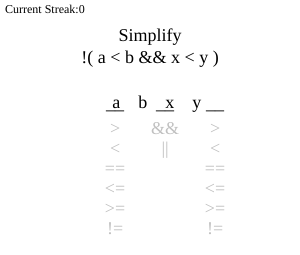
Frame 1 (no input)
Frame 60 (no input): identical to frame 1, image omitted
Frame 120 (the mouse pressed at the canvas centre since frame 60): identical to frame 1, image omitted

The p5.js sketch that drew this single still picture (run headless with seeded random() and noise() and a simulated clock; from frame 60 on, the mouse is pressed at the canvas centre):

// p5.js sketch
// ── sketch.js
function setup() {
  createCanvas(300, 255);
  chal = createCheckbox("Challenge Mode",true);
  chal.style("font-family", "Consolas,Lucida Console,courier,monaco,monospace");
  chal.style("font-size", "10pt");
  chal.hide();
  

  ops = [];
  ops.push(
    new op(">", "<=", (a, b) => {
      return a > b;
    })
  );
  ops.push(
    new op("<", ">=", (a, b) => {
      return a < b;
    })
  );
  ops.push(
    new op("==", "!=", (a, b) => {
      return a == b;
    })
  );
  ops.push(
    new op("<=", ">", (a, b) => {
      return a <= b;
    })
  );
  ops.push(
    new op(">=", "<", (a, b) => {
      return a >= b;
    })
  );
  ops.push(
    new op("!=", "==", (a, b) => {
      return a != b;
    })
  );

  initQuestion();

  streak = 0;
  longestStreak = -1;

  // showSolution = false;
}

function draw() {
  background(255);
  fill(0);
  textAlign(CENTER, CENTER);
  textFont("Consolas,Lucida Console,courier,monaco,monospace");
  textSize(18);

  text(
    `Simplify\n!( ${signA.toString("a", "b")} ${andOr.sign} ${signB.toString(
      "x",
      "y"
    )} )\n\n   a    b    x    y`,
    width / 2,
    70
  );

  solA.paint();
  solB.paint();
  midSol.paint();
  textSize(14);
  rectMode(CENTER);
  //  text(flipA.sign +" "+ solA.sel +" "+  flipB.sign+" "+ solB.sel+" "+checkSol(), 150,250);
  if (solReady()) {
    noFill();
    
    rect(160, 150, 90, 30); //115 205  135  165
    fill(0);
    text(buttonText, 160, 150);
  }

  if (chal.checked()) {
    fill(0);
    textAlign(LEFT, CENTER);
    textSize(12);
    text("Current Streak:" + streak, 5, 10);
    if(longestStreak != -1)
    text("Longest Streak:" + longestStreak, 175, 10);
    textAlign(CENTER, CENTER);
  }

  if (showSolution) {
    fill(222, 0, 0);
    textSize(18);
    text(
      `${flipA.toString("a", "b")} ${andOrFlip.sign} ${flipB.toString(
        "x",
        "y"
      )}`,
      width / 2 + 10,
      190
    );
  }
}

function mousePressed() {
  if (mouseX < 205 && mouseX > 115 && mouseY > 135 && mouseY < 165) {
    if (solReady()) {
      if (showSolution) {
        initQuestion();
      } else if (checkSol()) {
        initQuestion();
        streak++;
        // buttonText = "Correct!"
      } else {
        if(streak>0)
        longestStreak = max(longestStreak,streak);
        streak = 0;
        showSolution = true;
        buttonText = "Next";
      }
      return;
    }
  }  
    solA.mousePressed();
    solB.mousePressed();
    midSol.mousePressed();
  
}

function initQuestion() {
  signA = random(ops);
  signB = random(ops);

  flipA = signA.flipped();
  flipB = signB.flipped();

  andOr = new op("&&", "||", (a, b) => {
    return a && b;
  });
  andOrFlip = new op("||", "&&", (a, b) => {
    return a || b;
  });
  if (random() < 0.5) {
    let x = andOr;
    andOr = andOrFlip;
    andOrFlip = x;
  }

  solA = new opSel();
  solA.x = 115;
  solA.y = 104;
  solB = new opSel();
  solB.x = 215;
  solB.y = 104;
  midSol = new opSel(["&&", "||"]);
  midSol.x = 165;
  midSol.y = 104;

  showSolution = false;
  buttonText = "submit";
}

function solReady() {
  return (
    !solA.menu &&
    !solB.menu &&
    !midSol.menu &&
    solA.sel != "__" &&
    solB.sel != "__" &&
    midSol.sel != "__" 
  );
}

function checkSol() {
  return (
    flipA.sign == solA.sel &&
    flipB.sign == solB.sel &&
    andOrFlip.sign == midSol.sel
  );
}

function opSel(list) {
  if (list == undefined) list = [">", "<", "==", "<=", ">=", "!="];
  this.options = list;
  this.sel = "__";
  this.menu = true;

  this.toString = () => {
    return this.isPressed() ? "?" : this.sel;
  };

  this.paint = () => {
    fill(0);
    text(this.toString(), this.x, this.y);

    fill(192);
    if (this.menu) {
      push();
      translate(0, 5);
      for (let s of this.options) {
        translate(0, 20);
        text(s, this.x, this.y);
      }

      pop();
    }
  };

  this.mousePressed = () => {
    if (this.menu) {
      let y = this.y + 5;
      for (let i in this.options) {
        y += 20;

        if (dist(mouseX, mouseY, this.x, y) < 10) {
          this.sel = this.options[i];
          this.menu = false;
          return;
        }
      }
    }

    if (dist(mouseX, mouseY, this.x, this.y) < 10) {
      this.menu = !this.menu;
    }
  };

  this.isPressed = () => {
    if (!this.menu) return dist(mouseX, mouseY, this.x, this.y) < 10;
  };
}

function op(sign, opposite, func, negate) {
  this.sign = sign;
  this.opposite = opposite;
  this.func = func;
  this.not = negate != undefined ? negate : random(7) < 1 ? true : false;

  this.toString = (a, b) => {
    let str = `${a} ${this.sign} ${b}`;
    return this.not ? "!(" + str + ")" : str;
  };

  this.copy = () => {
    return new op(this.sign, this.opposite, this.func, this.not);
  };

  this.flipped = () => {
    if (this.not) return new op(this.sign, this.opposite, this.func, false);

    for (let o of ops) {
      if (o.sign == this.opposite) {
        let cop = o.copy();
        cop.not = false;
        return cop;
      }
    }
  };
}
